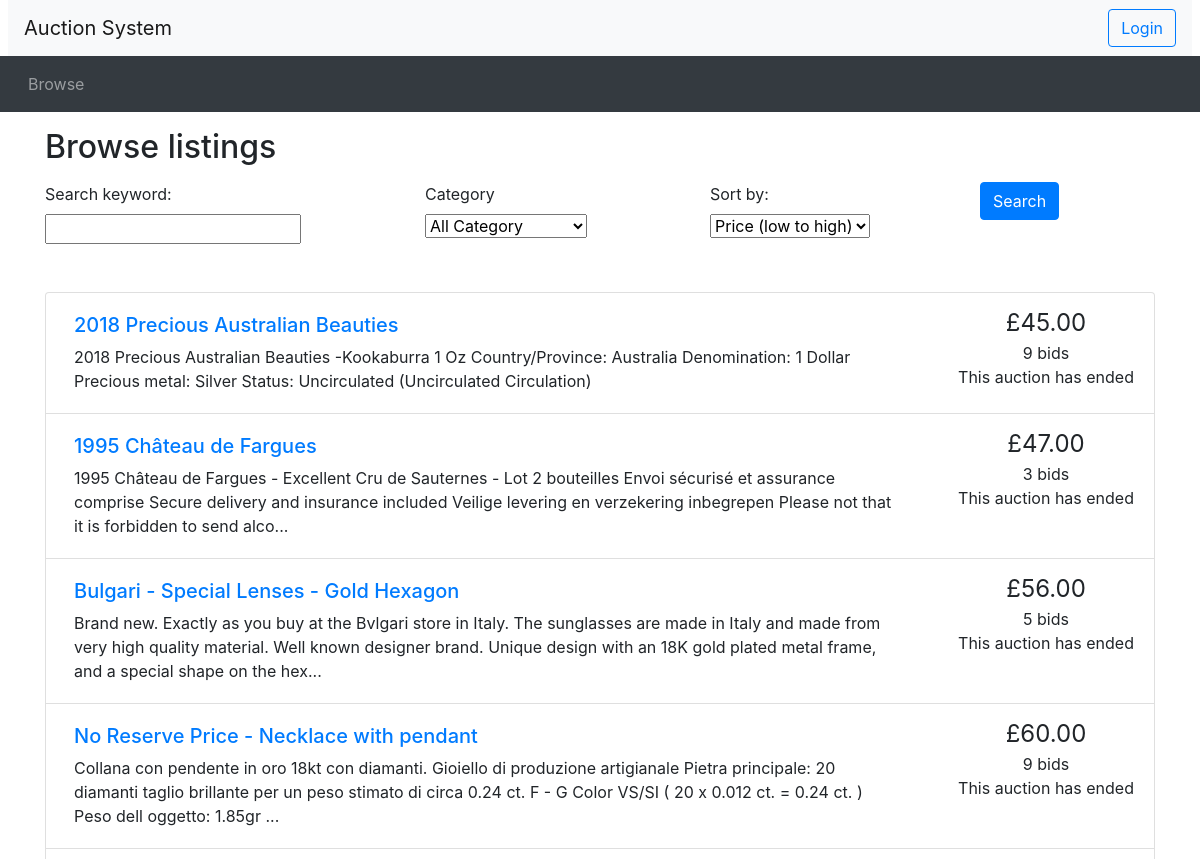
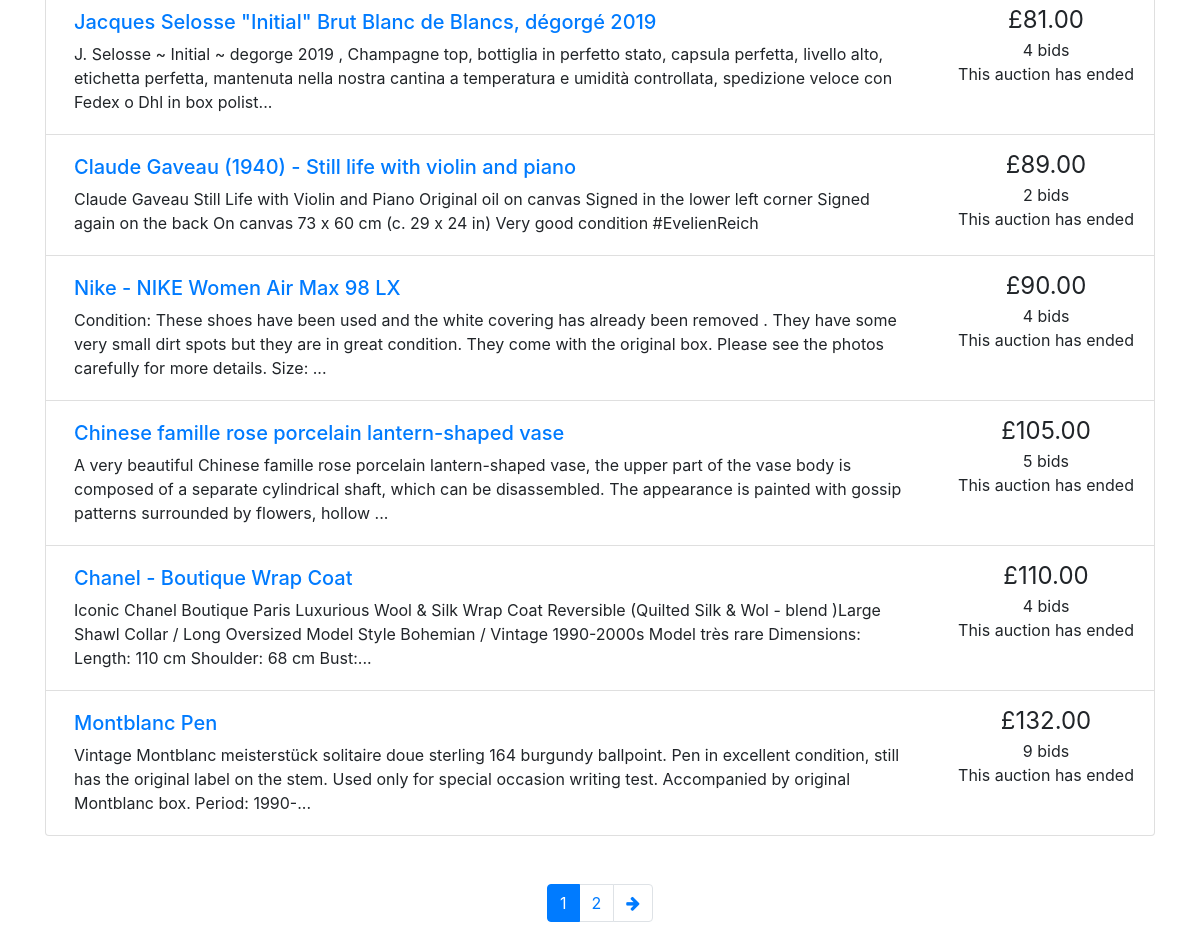
Screenshot of /browse.php with the database file from the repository (2 pictures, top to bottom).
### tables this page shows
CREATE TABLE `auction` (
  `auction_id` int(11) NOT NULL,
  `end_date` datetime NOT NULL,
  `seller_id` int(11) NOT NULL,
  `description` text NOT NULL,
  `start_price` double NOT NULL,
  `reserve_price` double NOT NULL,
  `picture` varchar(100) NOT NULL,
  `name` varchar(100) NOT NULL,
  `status` int(11) NOT NULL,
  `category` int(11) NOT NULL
);

CREATE TABLE `bid` (
  `bid_id` int(11) NOT NULL,
  `auction_id` int(11) NOT NULL,
  `user_id` int(11) NOT NULL,
  `bid_time` datetime NOT NULL,
  `price` float NOT NULL
);

### utilities.php (the view, shortened to what this page needs)
<?php
function print_listing_li($item_id, $title, $desc, $price, $num_bids, $end_time)
{
  if (strlen($desc) > 250) {
    $desc_shortened = substr($desc, 0, 250) . '...';
  }
  else {
    $desc_shortened = $desc;
  }
  if ($num_bids == 1) {
    $bid = ' bid';
  }
  else {
    $bid = ' bids';
  }
  $now = new DateTime();
  if ($now > $end_time) {
    $time_remaining = 'This auction has ended';
  }
  else {
    $time_to_end = date_diff($now, $end_time);
    $time_remaining = display_time_remaining($time_to_end) . ' remaining';
  }
  echo('
    <li class="list-group-item d-flex justify-content-between">
    <div class="p-2 mr-5"><h5><a href="listing.php?item_id=' . $item_id . '">' . $title . '</a></h5>' . $desc_shortened . '</div>
    <div class="text-center text-nowrap"><span style="font-size: 1.5em">£' . number_format($price, 2) . '</span><br/>' . $num_bids . $bid . '<br/>' . $time_remaining . '</div>
  </li>'
  );
}
function get_displayItemObjectList($sql){
  include "includes/db.php";
  $result = $con->query($sql);
  $display_array = array();
  if ($result->num_rows > 0) {
      while($row = $result->fetch_assoc()) {
          $record = new DisplayItem();
          $id = $row['auction_id'];
          $record->setItem_id($id);
          $record->setTitle($row['name']);
          $record->setDescription($row['description']);
          $get_bid = "SELECT price FROM bid WHERE bid.auction_id ='$id'";
          $run_bid = mysqli_query($con,$get_bid);
          $num_bids = 0;
          $current_price = 0.0;
          while ($info_bid = $run_bid->fetch_assoc()){
          $num_bids = $num_bids + 1;
          if ($info_bid['price'] > $current_price) {
            $current_price = $info_bid['price'];
          }
          }
          $record->setCurrent_price($current_price);
          $record->setNum_bids($num_bids);
          $record->setEnd_date($row['end_date']);
          $get_cat = "SELECT name FROM category where id=".$row['category'];
          $run_cat = mysqli_query($con,$get_cat);
          while($info_cat = $run_cat->fetch_assoc()){
            $cat = $info_cat['name'];
          }
          $record->setCategory($cat);
          array_push($display_array, $record);
      }
  }
  return $display_array;
}
function display_items($curr_page, $results_per_page, $display_array){
  $page = $curr_page * $results_per_page;
  for($i = $page - $results_per_page; $i < $page; $i++){
    $display = $display_array[$i];
    $datetime = new DateTime($display->getEnd_date());
    print_listing_li($display->getItem_id(), $display->getTitle(), $display->getDescription(), $display->getCurrent_price(), $display->getNum_bids(), $datetime);
  }
}
function pagination($curr_page, $max_page){
  $querystring = "";
  $high_page_boost = max(3 - $curr_page, 0);
  $low_page_boost = max(2 - ($max_page - $curr_page), 0);
  $low_page = max(1, $curr_page - 2 - $low_page_boost);
  $high_page = min($max_page, $curr_page + 2 + $high_page_boost);
  for ($i = $low_page; $i <= $high_page; $i++) {
  if ($i == $curr_page) {
    echo('
  <li class="page-item active">');
  }
  else {
    echo('
  <li class="page-item">');
  }
  echo('
    <a class="page-link" href="browse.php?' . $querystring . 'page=' . $i . '">' . $i . '</a>
  </li>');
  }
  if ($curr_page != $max_page) {
  echo('
  <li class="page-item">
    <a class="page-link" href="browse.php?' . $querystring . 'page=' . ($curr_page + 1) . '" aria-label="Next">
      <span aria-hidden="true"><i class="fa fa-arrow-right"></i></span>
      <span class="sr-only">Next</span>
    </a>
  </li>');
  }
}
class DisplayItem{
  var $item_id;
  var $title;
  var $description;
  var $current_price;
  var $num_bids;
  var $end_date;
  public function getItem_id()
  {
      return $this->item_id;
  }
  public function setItem_id($item_id)
  {
      $this->item_id = $item_id;
      return $this;
  }
  public function getTitle()
  {
      return $this->title;
  }
  public function setTitle($title)
  {
      $this->title = $title;
      return $this;
  }
  public function getDescription()
  {
      return $this->description;
  }
  public function setDescription($description)
  {
      $this->description = $description;
      return $this;
  }
  public function getCurrent_price()
  {
      return $this->current_price;
  }
  public function setCurrent_price($current_price)
  {
      $this->current_price = $current_price;
      return $this;
  }
  public function getNum_bids()
  {
      return $this->num_bids;
  }
  public function setNum_bids($num_bids)
  {
      $this->num_bids = $num_bids;
      return $this;
  }
  public function getEnd_date()
  {
      return $this->end_date;
  }
  public function setEnd_date($end_date)
  {
      $this->end_date = $end_date;
      return $this;
  }
  public function setCategory($category)
  {
      return $this;
  }
}
?>

### rows the page displays
auction: name "2018 Precious Australian Beauties", description "2018 Precious Australian Beauties -Kookaburra 1 Oz Country/Province: Australia Denomination: 1 Dollar Precious metal: Silver Status: Uncirculated (Uncirculated Circulation)"
bid: price "45.00"
auction: name "1995 Château de Fargues", description "1995 Château de Fargues - Excellent Cru de Sauternes - Lot 2 bouteilles Envoi sécurisé et assurance comprise Secure delivery and insurance included Veilige levering en verzekering inbegrepen Please not that it is forbidden to send alco..."
bid: price "47.00"
auction: name "Bulgari - Special Lenses - Gold Hexagon", description "Brand new. Exactly as you buy at the Bvlgari store in Italy. The sunglasses are made in Italy and made from very high quality material. Well known designer brand. Unique design with an 18K gold plated metal frame, and a special shape on the hex...", category "5", category "bids"
bid: price "56.00"
auction: name "No Reserve Price - Necklace with pendant", description "Collana con pendente in oro 18kt con diamanti. Gioiello di produzione artigianale Pietra principale: 20 diamanti taglio brillante per un peso stimato di circa 0.24 ct. F - G Color VS/SI ( 20 x 0.012 ct. = 0.24 ct. ) Peso dell oggetto: 1.85gr ..."
bid: price "60.00"
auction: name "Jacques Selosse \"Initial\" Brut Blanc de Blancs, dégorgé 2019", description "J. Selosse ~ Initial ~ degorge 2019 , Champagne top, bottiglia in perfetto stato, capsula perfetta, livello alto, etichetta perfetta, mantenuta nella nostra cantina a temperatura e umidità controllata, spedizione veloce con Fedex o Dhl in box polist..."
bid: price "81.00"
auction: name "Claude Gaveau (1940) - Still life with violin and piano", description "Claude Gaveau Still Life with Violin and Piano Original oil on canvas Signed in the lower left corner Signed again on the back On canvas 73 x 60 cm (c. 29 x 24 in) Very good condition #EvelienReich"
bid: price "89.00"
auction: name "Nike - NIKE Women Air Max 98 LX", description "Condition: These shoes have been used and the white covering has already been removed . They have some very small dirt spots but they are in great condition. They come with the original box. Please see the photos carefully for more details. Size: ..."
bid: price "90.00"
auction: name "Chinese famille rose porcelain lantern-shaped vase", description "A very beautiful Chinese famille rose porcelain lantern-shaped vase, the upper part of the vase body is composed of a separate cylindrical shaft, which can be disassembled. The appearance is painted with gossip patterns surrounded by flowers, hollow ..."
bid: price "105.00"
auction: name "Chanel - Boutique Wrap Coat", description "Iconic Chanel Boutique Paris Luxurious Wool & Silk Wrap Coat Reversible (Quilted Silk & Wol - blend )Large Shawl Collar / Long Oversized Model Style Bohemian / Vintage 1990-2000s Model très rare Dimensions: Length: 110 cm Shoulder: 68 cm Bust:..."
bid: price "110.00"
auction: name "Montblanc Pen", description "Vintage Montblanc meisterstück solitaire doue sterling 164 burgundy ballpoint. Pen in excellent condition, still has the original label on the stem. Used only for special occasion writing test. Accompanied by original Montblanc box. Period: 1990-..."
bid: price "132.00"

### other values shown
$num_bids "9"
$num_bids "3"
$num_bids "4"
$num_bids "2"
$num_bids "5"
